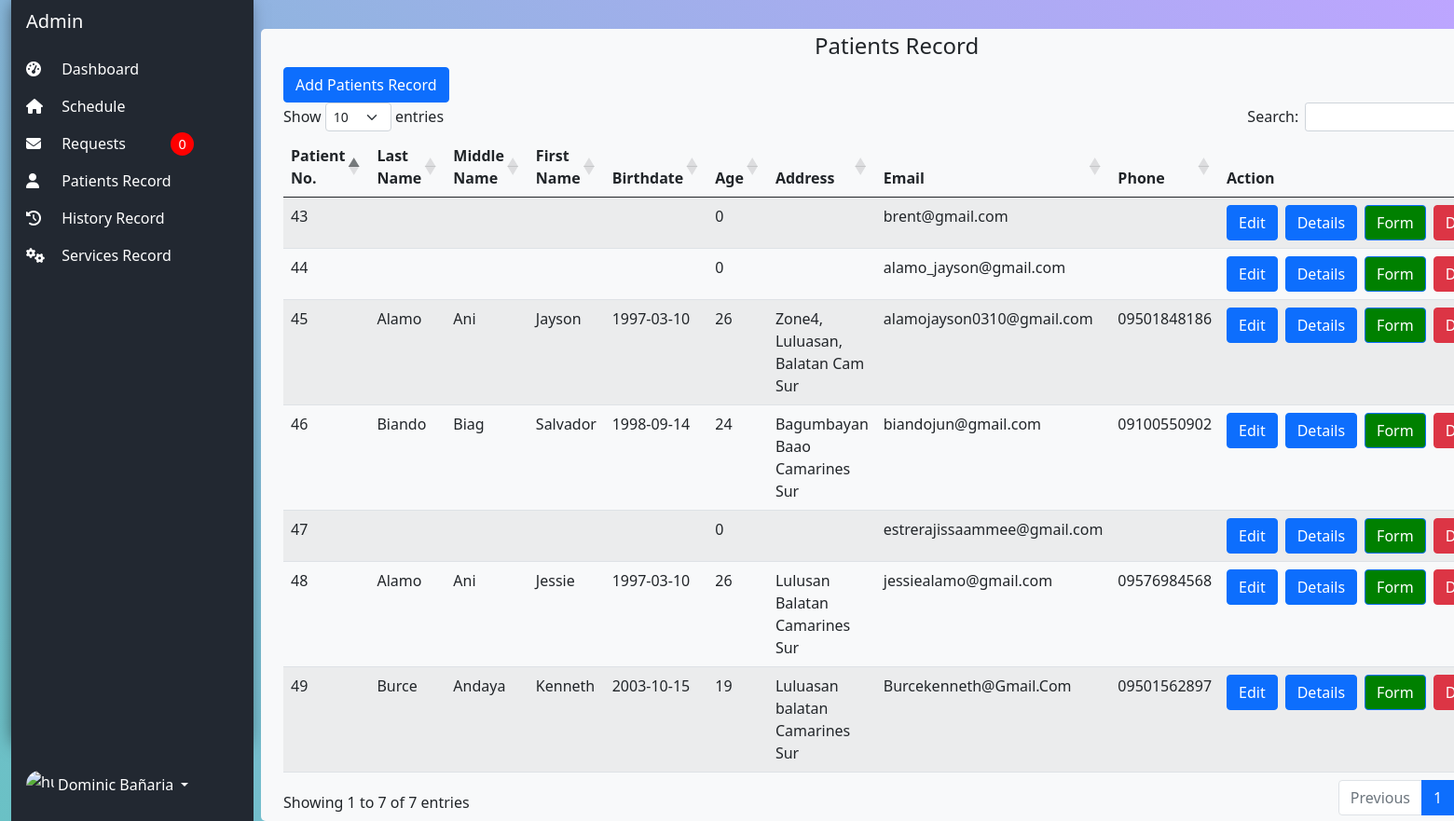
The app's page /admin/index.php?page=patients_record (signed in) with its own data.
### tables this page shows
CREATE TABLE `patient_tb` (
  `patient_id` int(11) NOT NULL,
  `firstName` varchar(100) NOT NULL,
  `middleName` varchar(100) NOT NULL,
  `lastName` varchar(100) NOT NULL,
  `birthdate` date DEFAULT NULL,
  `address` varchar(255) NOT NULL,
  `phone` varchar(11) NOT NULL,
  `email` varchar(100) DEFAULT NULL,
  `password` varchar(1000) NOT NULL
);

### admin/patients_record.php (the view, shortened to what this page needs)
<!DOCTYPE html>
<html lang="en">
<?php
include('../db-connect.php');
?>
<body>
    <div class="col py-1">
        <div class="container-fluid bg-light edges">
            <div class="col py-1">
                <div>
                    <h4 style="text-align:center">Patients Record</h4>
                </div>
                <table id="example" class="table table-striped" style="width:100%">
                    <thead>
                        <tr>
                            <?php echo "<button type='button' class='btn btn-primary' data-bs-toggle='modal' data-bs-target='#addRecord'> Add Patients Record</button>"; ?>
                        </tr>
                        <tr>
                            <th>Patient No.</th>
                            <th>Last Name</th>
                            <th>Middle Name</th>
                            <th>First Name</th>
                            <th>Birthdate</th>
                            <th>Age</th>
                            <th>Address</th>
                            <th>Email</th>
                            <th>Phone</th>
                            <th>Action</th>
                        </tr>
                    </thead>
                    <tbody>
                        <?php
                        $data = mysqli_query($conn, "SELECT * FROM patient_tb");
                        while ($row = mysqli_fetch_array($data)) {
                            $birthdate = new DateTime($row['birthdate']);
                            $currentDate = new DateTime();
                            $ageInterval = $birthdate->diff($currentDate);
                            $age = $ageInterval->y;
                            echo "<tr>";
                            echo "<td>" . $row['patient_id'] . "</td>";
                            echo "<td>" . $row['lastName'] . "</td>";
                            echo "<td>" . $row['middleName'] . "</td>";
                            echo "<td>" . $row['firstName'] . "</td>";
                            echo "<td>" . $row['birthdate'] . "</td>";
                            echo "<td>" . $age . "</td>";
                            echo "<td>" . $row['address'] . "</td>";
                            echo "<td>" . $row['email'] . "</td>";
                            echo "<td>" . $row['phone'] . "</td>";
                            echo "<td class='text-center'>";
                            echo "<div class='d-grid gap-2 d-sm-flex justify-content-sm-center'>";
                            echo "<button type='button' class='btn btn-primary edit-btn' data-bs-toggle='modal' data-bs-target='#addRecord' data-patient-id='" . $row['patient_id'] . "'>Edit</button>";
                            echo "<button type='button' class='btn btn-primary details-btn' data-bs-toggle='modal' data-bs-target='#detailsmodal' data-patient-id='" . $row['patient_id'] . "'>Details</button>";
                            echo "<button style='background-color: green;' type='button' class='btn btn-primary form-btn' data-bs-toggle='modal' data-bs-target='#formmodal' data-patient-id='" . $row['patient_id'] . "'>Form</button>";
                            echo "<button type='button' onclick='deleteStocks(" . $row['patient_id'] . ")' class='btn btn-danger' data-bs-toggle='modal' data-bs-request-id='" . $row['patient_id'] . "'>Delete</button>";
                            echo "</div>";
                            echo "</td>";
                            echo "</tr>";
                        }
                        ?>
                    </tbody>
                </table>
            </div>
        </div>
    </div>
</body>
</html>

### admin/patients_record.php (style rules this page uses)
.text-center .d-grid { align-items: center; }

### records on screen
patient_tb: patient_id "43", email "brent@gmail.com"
patient_tb: patient_id "44", email "alamo_jayson@gmail.com"
patient_tb: patient_id "45", lastName "Alamo", middleName "Ani", firstName "Jayson", birthdate "1997-03-10", address "Zone4, Luluasan, Balatan Cam Sur", email "alamojayson0310@gmail.com", phone "09501848186"
patient_tb: patient_id "46", lastName "Biando", middleName "Biag", firstName "Salvador", birthdate "1998-09-14", address "Bagumbayan Baao Camarines Sur", email "biandojun@gmail.com", phone "09100550902"
patient_tb: patient_id "47", email "estrerajissaammee@gmail.com"
patient_tb: patient_id "48", lastName "Alamo", middleName "Ani", firstName "Jessie", birthdate "1997-03-10", address "Lulusan Balatan Camarines Sur", email "jessiealamo@gmail.com", phone "09576984568"
patient_tb: patient_id "49", lastName "Burce", middleName "Andaya", firstName "Kenneth", birthdate "2003-10-15", address "Luluasan balatan Camarines Sur", email "Burcekenneth@Gmail.Com", phone "09501562897"

### other values on screen
$Alert_Count "0"
$name "Dominic Bañaria"
